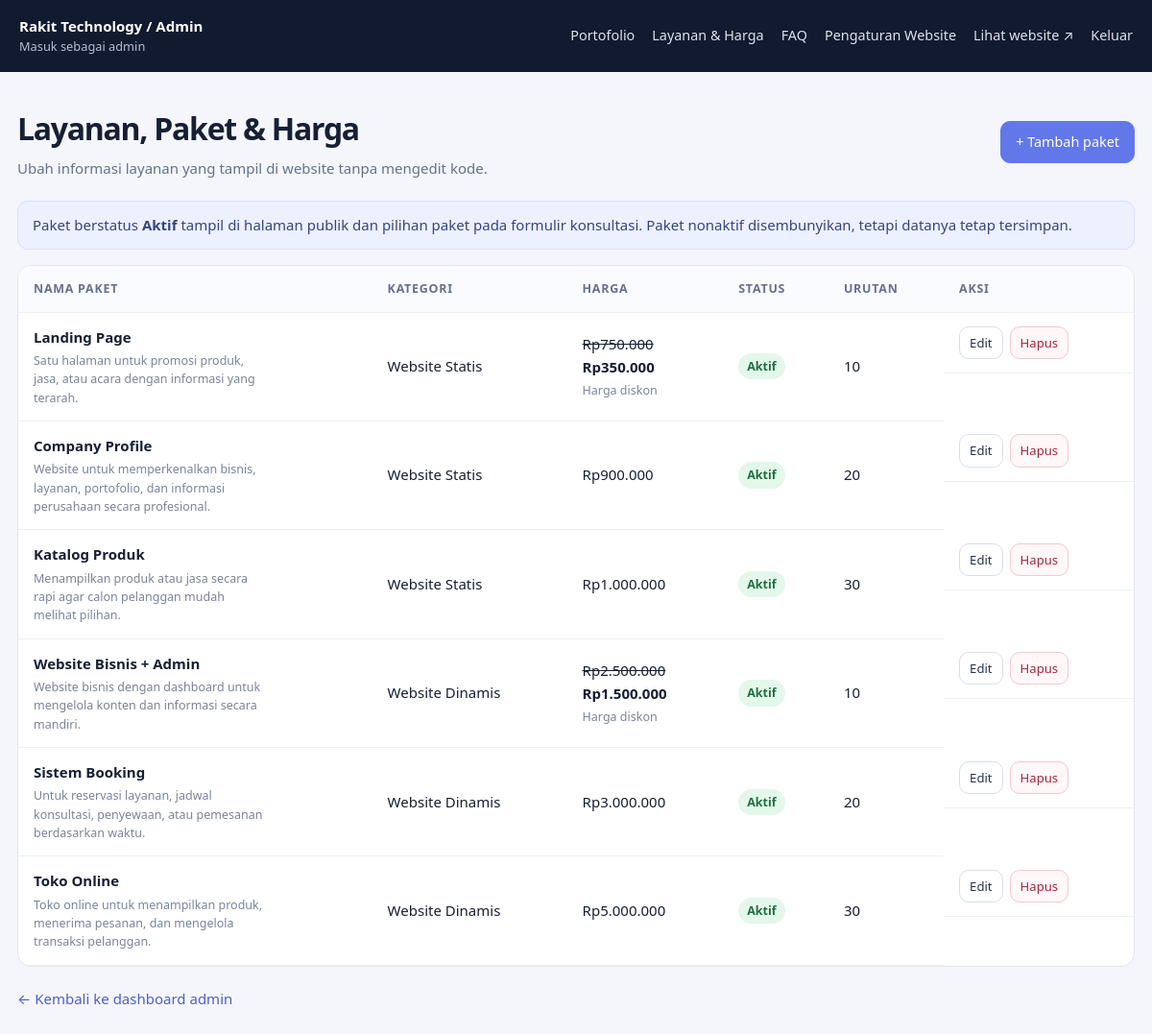
Screenshot of /admin/packages.php (signed in) with the database file from the repository.
### tables this page shows
CREATE TABLE `service_packages` (
  `id` int(10) UNSIGNED NOT NULL,
  `category` enum('Website Statis','Website Dinamis') NOT NULL DEFAULT 'Website Statis',
  `name` longtext NOT NULL,
  `description` longtext NOT NULL,
  `price` bigint(20) UNSIGNED NOT NULL DEFAULT 0,
  `features` longtext NOT NULL,
  `ribbon` longtext DEFAULT NULL,
  `is_active` tinyint(1) NOT NULL DEFAULT 1,
  `sort_order` int(11) NOT NULL DEFAULT 0,
  `created_at` timestamp NOT NULL DEFAULT current_timestamp(),
  `updated_at` timestamp NOT NULL DEFAULT current_timestamp() ON UPDATE current_timestamp(),
  `full_description` longtext DEFAULT NULL,
  `suitable_for` longtext DEFAULT NULL,
  `work_duration` varchar(255) DEFAULT NULL,
  `revision_terms` longtext DEFAULT NULL,
  `included_items` longtext DEFAULT NULL,
  `excluded_items` longtext DEFAULT NULL,
  `discount_price` bigint(20) UNSIGNED DEFAULT NULL
);

### includes/bootstrap.php (called while the page is built, shortened)
<?php
$configPath = dirname(__DIR__) . '/config.php';
$config = require $configPath;
try {
    $pdo = new PDO(
        'mysql:host=' . $config['db_host'] . ';dbname=' . $config['db_name'] . ';charset=utf8mb4',
        $config['db_user'],
        $config['db_pass'],
        [
            PDO::ATTR_ERRMODE => PDO::ERRMODE_EXCEPTION,
            PDO::ATTR_DEFAULT_FETCH_MODE => PDO::FETCH_ASSOC,
            PDO::ATTR_EMULATE_PREPARES => false,
        ]
    );
} catch (PDOException $e) {
    http_response_code(500);
    exit('Koneksi database gagal. Periksa pengaturan database pada config.php.');
}
try { $pdo->exec("ALTER TABLE projects ADD COLUMN project_status VARCHAR(80) NOT NULL DEFAULT 'Demo / contoh konsep' AFTER sales_method"); } catch (PDOException $e) {  }
$pdo->exec("CREATE TABLE IF NOT EXISTS service_packages (
    id INT UNSIGNED AUTO_INCREMENT PRIMARY KEY,
    category ENUM('Website Statis','Website Dinamis') NOT NULL DEFAULT 'Website Statis',
    name LONGTEXT NOT NULL,
    description LONGTEXT NOT NULL,
    price BIGINT UNSIGNED NOT NULL DEFAULT 0,
    discount_price BIGINT UNSIGNED DEFAULT NULL,
    features LONGTEXT NOT NULL,
    ribbon LONGTEXT DEFAULT NULL,
    is_active TINYINT(1) NOT NULL DEFAULT 1,
    sort_order INT NOT NULL DEFAULT 0,
    created_at TIMESTAMP DEFAULT CURRENT_TIMESTAMP,
    updated_at TIMESTAMP DEFAULT CURRENT_TIMESTAMP ON UPDATE CURRENT_TIMESTAMP,
    INDEX idx_active_order (is_active, category, sort_order)
) ENGINE=InnoDB DEFAULT CHARSET=utf8mb4 COLLATE=utf8mb4_unicode_ci");
foreach ([
    'discount_price' => 'BIGINT UNSIGNED NULL DEFAULT NULL',
    'full_description' => 'LONGTEXT NULL',
    'suitable_for' => 'LONGTEXT NULL',
    'work_duration' => 'VARCHAR(255) NULL',
    'revision_terms' => 'LONGTEXT NULL',
    'included_items' => 'LONGTEXT NULL',
    'excluded_items' => 'LONGTEXT NULL',
] as $column => $definition) {
    try { $pdo->exec("ALTER TABLE service_packages ADD COLUMN {$column} {$definition}"); } catch (PDOException $e) {  }
}
foreach ([
    'name' => 'LONGTEXT NOT NULL',
    'description' => 'LONGTEXT NOT NULL',
    'features' => 'LONGTEXT NOT NULL',
    'ribbon' => 'LONGTEXT NULL',
] as $column => $definition) {
    try { $pdo->exec("ALTER TABLE service_packages MODIFY COLUMN {$column} {$definition}"); } catch (PDOException $e) {  }
}
$pdo->exec("CREATE TABLE IF NOT EXISTS site_settings (
    setting_key VARCHAR(100) PRIMARY KEY,
    setting_value TEXT NULL,
    updated_at TIMESTAMP DEFAULT CURRENT_TIMESTAMP ON UPDATE CURRENT_TIMESTAMP
) ENGINE=InnoDB DEFAULT CHARSET=utf8mb4 COLLATE=utf8mb4_unicode_ci");
try { $pdo->exec("ALTER TABLE projects ADD COLUMN image_path VARCHAR(500) NULL AFTER demo_url"); } catch (PDOException $e) {
}
foreach ([
    'advantages' => "TEXT NULL",
    'demo_access' => "TEXT NULL",
    'notes' => "TEXT NULL",
    'system_requirements' => "TEXT NULL",
] as $column => $definition) {
    try { $pdo->exec("ALTER TABLE projects ADD COLUMN {$column} {$definition}"); } catch (PDOException $e) {  }
}
foreach ([
    'title' => 'LONGTEXT NOT NULL',
    'category' => 'LONGTEXT NULL',
    'description' => 'LONGTEXT NOT NULL',
    'demo_url' => 'LONGTEXT NOT NULL',
    'features' => 'LONGTEXT NULL',
    'advantages' => 'LONGTEXT NULL',
    'demo_access' => 'LONGTEXT NULL',
    'notes' => 'LONGTEXT NULL',
    'system_requirements' => 'LONGTEXT NULL',
] as $column => $definition) {
    try { $pdo->exec("ALTER TABLE projects MODIFY COLUMN {$column} {$definition}"); } catch (PDOException $e) {  }
}
$pdo->exec("CREATE TABLE IF NOT EXISTS project_images (
    id INT UNSIGNED AUTO_INCREMENT PRIMARY KEY,
    project_id INT UNSIGNED NOT NULL,
    image_path VARCHAR(500) NOT NULL,
    sort_order INT NOT NULL DEFAULT 0,
    created_at TIMESTAMP DEFAULT CURRENT_TIMESTAMP,
    INDEX idx_project_images (project_id, sort_order, id)
) ENGINE=InnoDB DEFAULT CHARSET=utf8mb4 COLLATE=utf8mb4_unicode_ci");
$pdo->exec("INSERT INTO project_images (project_id, image_path, sort_order)
    SELECT p.id, p.image_path, 0 FROM projects p
    WHERE p.image_path IS NOT NULL AND p.image_path <> ''
    AND NOT EXISTS (SELECT 1 FROM project_images pi WHERE pi.project_id = p.id)");
$siteSettings = [];
foreach ($pdo->query('SELECT setting_key, setting_value FROM site_settings')->fetchAll() as $setting) {
    $siteSettings[$setting['setting_key']] = $setting['setting_value'];
}
function setting(string $key, ?string $fallback = null): ?string {
    global $siteSettings, $config;
    if (array_key_exists($key, $siteSettings)) return $siteSettings[$key];
    return $fallback;
}
function e(?string $value): string {
    return htmlspecialchars($value ?? '', ENT_QUOTES | ENT_SUBSTITUTE, 'UTF-8');
}

### admin/packages.php (the view, shortened to what this page needs)
<?php
require dirname(__DIR__) . '/includes/bootstrap.php';
$packages = $pdo->query("SELECT * FROM service_packages ORDER BY FIELD(category,'Website Statis','Website Dinamis'), sort_order ASC, id ASC")->fetchAll();
?>
<!doctype html><html lang="id"><head><link rel="stylesheet" href="../assets/admin.css?v=2"></head><body>
<header class="admin-top"><div><strong><?= e(setting('site_name', 'RuangWeb')) ?> / Admin</strong><span>Masuk sebagai <?= e($_SESSION['admin_username'] ?? 'admin') ?></span></div><nav><a href="index.php">Portofolio</a><a href="packages.php">Layanan & Harga</a><a href="faq.php">FAQ</a><a href="settings.php">Pengaturan Website</a><a href="../index.php" target="_blank" rel="noopener">Lihat website ↗</a><a href="logout.php">Keluar</a></nav></header>
<main class="admin-main"><div class="page-heading"><div><h1>Layanan, Paket & Harga</h1><p>Ubah informasi layanan yang tampil di website tanpa mengedit kode.</p></div><a class="button primary" href="package-form.php">+ Tambah paket</a></div>
<div class="info">Paket berstatus <b>Aktif</b> tampil di halaman publik dan pilihan paket pada formulir konsultasi. Paket nonaktif disembunyikan, tetapi datanya tetap tersimpan.</div>
<div class="table-wrap"><table><thead><tr><th>Nama paket</th><th>Kategori</th><th>Harga</th><th>Status</th><th>Urutan</th><th>Aksi</th></tr></thead><tbody>
<?php if (!$packages): ?><tr><td colspan="6">Belum ada paket.</td></tr><?php else: foreach ($packages as $p): ?><tr><td><strong><?= e($p['name']) ?></strong><small><?= e($p['description']) ?></small></td><td><?= e($p['category']) ?></td><td><?php if (!empty($p['discount_price']) && (int)$p['discount_price'] > 0 && (int)$p['discount_price'] < (int)$p['price']): ?><del>Rp<?= number_format((int)$p['price'],0,',','.') ?></del><br><strong>Rp<?= number_format((int)$p['discount_price'],0,',','.') ?></strong><small>Harga diskon</small><?php else: ?>Rp<?= number_format((int)$p['price'],0,',','.') ?><?php endif; ?></td><td><span class="status <?= $p['is_active'] ? 'published' : 'draft' ?>"><?= $p['is_active'] ? 'Aktif' : 'Nonaktif' ?></span></td><td><?= (int)$p['sort_order'] ?></td><td class="actions-cell"><a class="button small" href="package-form.php?id=<?= (int)$p['id'] ?>">Edit</a><form method="post" action="delete-package.php" onsubmit="return confirm('Hapus paket ini?')"><input type="hidden" name="csrf_token" value="<?= e(csrf_token()) ?>"><input type="hidden" name="id" value="<?= (int)$p['id'] ?>"><button class="button small danger" type="submit">Hapus</button></form></td></tr><?php endforeach; endif; ?>
</tbody></table></div><p style="margin-top:22px"><a href="index.php">← Kembali ke dashboard admin</a></p></main></body></html>

### assets/admin.css (style rules this page uses)
* { box-sizing:border-box }
body { margin:0;background:#f4f6fb;color:#172033;font:15px/1.55 system-ui,-apple-system,"Segoe UI",sans-serif }
a { color:#4d5fc4;text-decoration:none }
.admin-top { background:#111a2e;color:#fff;padding:16px max(20px,calc((100% - 1180px)/2));display:flex;justify-content:space-between;align-items:center;gap:20px }
.admin-top>div { display:grid }
.admin-top span { font-size:.8rem;color:#b5bfd3 }
.admin-top nav { display:flex;gap:18px;flex-wrap:wrap }
.admin-top nav a { color:#dbe2f2;font-size:.9rem }
.admin-main { max-width:1180px;width:calc(100% - 36px);margin:34px auto 70px }
.page-heading { display:flex;align-items:center;justify-content:space-between;gap:20px;margin-bottom:22px }
.page-heading h1,.form-main h1,.auth-card h1 { margin:0;font-size:2rem;letter-spacing:-.04em }
.page-heading p,.form-main>p,.auth-card>p { color:#66718a;margin:5px 0 0 }
.button { display:inline-flex;justify-content:center;align-items:center;gap:7px;padding:10px 15px;border:1px solid #d8deeb;border-radius:10px;background:white;color:#26324c;font-weight:700;cursor:pointer;font:inherit;font-size:.9rem }
.button.primary { background:#6378e8;border-color:#6378e8;color:white }
.button.danger { color:#a32640;border-color:#f0c9d1;background:#fff7f8 }
.button.small { padding:6px 10px;font-size:.82rem }
.info,.alert { padding:13px 15px;border-radius:11px;margin:16px 0 }
.info { background:#edf0ff;color:#36457d;border:1px solid #d9dfff }
.table-wrap { overflow:auto;border:1px solid #e0e5ef;border-radius:14px;background:white }
table { width:100%;border-collapse:collapse;min-width:780px }
th,td { text-align:left;padding:14px 16px;border-bottom:1px solid #edf0f5;vertical-align:middle }
th { font-size:.78rem;text-transform:uppercase;letter-spacing:.06em;color:#66718a;background:#fafbfe }
td small { display:block;color:#7a8498;margin-top:3px;max-width:240px;overflow-wrap:anywhere }
.status { display:inline-block;border-radius:30px;padding:4px 9px;font-size:.78rem;font-weight:800 }
.status.published { background:#e4f7eb;color:#1e7042 }
.actions-cell { display:flex;align-items:center;gap:7px }
.actions-cell form { margin:0 }

### rows the page displays
service_packages: name "Landing Page", description "Satu halaman untuk promosi produk, jasa, atau acara dengan informasi yang terarah.", category "Website Statis", price "750.000", discount_price "350.000", is_active "Aktif", sort_order "10"
service_packages: name "Company Profile", description "Website untuk memperkenalkan bisnis, layanan, portofolio, dan informasi perusahaan secara profesional.", category "Website Statis", price "900.000", is_active "Aktif", sort_order "20"
service_packages: name "Katalog Produk", description "Menampilkan produk atau jasa secara rapi agar calon pelanggan mudah melihat pilihan.", category "Website Statis", price "1.000.000", is_active "Aktif", sort_order "30"
service_packages: name "Website Bisnis + Admin", description "Website bisnis dengan dashboard untuk mengelola konten dan informasi secara mandiri.", category "Website Dinamis", price "2.500.000", discount_price "1.500.000", is_active "Aktif", sort_order "10"
service_packages: name "Sistem Booking", description "Untuk reservasi layanan, jadwal konsultasi, penyewaan, atau pemesanan berdasarkan waktu.", category "Website Dinamis", price "3.000.000", is_active "Aktif", sort_order "20"
service_packages: name "Toko Online", description "Toko online untuk menampilkan produk, menerima pesanan, dan mengelola transaksi pelanggan.", category "Website Dinamis", price "5.000.000", is_active "Aktif", sort_order "30"

### other values shown
setting('site_name', 'RuangWeb') "Rakit Technology"
$_SESSION['admin_username'] "admin"
